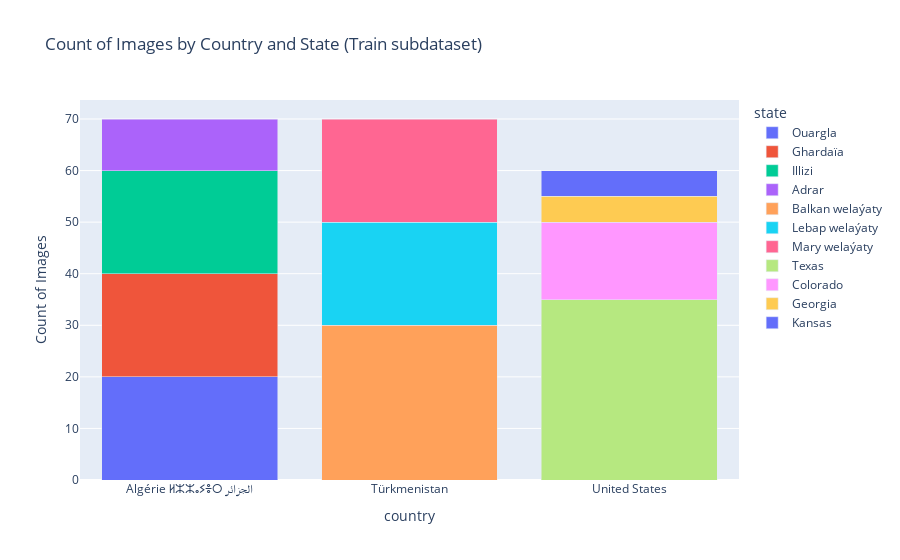

Source (notebook cell):
### Markdown cell above
## Subdataset: Train

### Code cell
percentages_train_smaller = { 'Algérie ⵍⵣⵣⴰⵢⴻⵔ الجزائر' : 
                    {
                        'Ouargla' : 20, 
                        'Ghardaïa' : 20, 
                        'Illizi' : 20, 
                        'Adrar' : 10 
                        }, 
                    'Türkmenistan' : {'Balkan welaýaty' : 30,
                                    'Lebap welaýaty' : 20, 
                                    'Mary welaýaty' : 20},
                    'United States' : {'Texas': 35, 
                                    'Colorado': 15, 
                                    'Georgia': 5, 
                                    'Kansas': 5}
                    }

stacked_bar_images_bycountry_state(percentages_train_smaller,  title = "Count of Images by Country and State (Train subdataset)")

### Figure 1 — Plotly figure (JSON) as saved in the notebook; plotly's stock layout.template omitted (floating-point values rounded to 4 significant figures)
{"data": [{"alignmentgroup": "True", "hovertemplate": "state=Ouargla<br>country=%{x}<br>Count of Images=%{y}<extra></extra>", "legendgroup": "Ouargla", "marker": {"color": "#636efa", "pattern": {"shape": ""}}, "name": "Ouargla", "offsetgroup": "Ouargla", "orientation": "v", "showlegend": true, "textposition": "auto", "type": "bar", "x": ["Algérie ⵍⵣⵣⴰⵢⴻⵔ الجزائر"], "xaxis": "x", "y": [20], "yaxis": "y"}, {"alignmentgroup": "True", "hovertemplate": "state=Ghardaïa<br>country=%{x}<br>Count of Images=%{y}<extra></extra>", "legendgroup": "Ghardaïa", "marker": {"color": "#EF553B", "pattern": {"shape": ""}}, "name": "Ghardaïa", "offsetgroup": "Ghardaïa", "orientation": "v", "showlegend": true, "textposition": "auto", "type": "bar", "x": ["Algérie ⵍⵣⵣⴰⵢⴻⵔ الجزائر"], "xaxis": "x", "y": [20], "yaxis": "y"}, {"alignmentgroup": "True", "hovertemplate": "state=Illizi<br>country=%{x}<br>Count of Images=%{y}<extra></extra>", "legendgroup": "Illizi", "marker": {"color": "#00cc96", "pattern": {"shape": ""}}, "name": "Illizi", "offsetgroup": "Illizi", "orientation": "v", "showlegend": true, "textposition": "auto", "type": "bar", "x": ["Algérie ⵍⵣⵣⴰⵢⴻⵔ الجزائر"], "xaxis": "x", "y": [20], "yaxis": "y"}, {"alignmentgroup": "True", "hovertemplate": "state=Adrar<br>country=%{x}<br>Count of Images=%{y}<extra></extra>", "legendgroup": "Adrar", "marker": {"color": "#ab63fa", "pattern": {"shape": ""}}, "name": "Adrar", "offsetgroup": "Adrar", "orientation": "v", "showlegend": true, "textposition": "auto", "type": "bar", "x": ["Algérie ⵍⵣⵣⴰⵢⴻⵔ الجزائر"], "xaxis": "x", "y": [10], "yaxis": "y"}, {"alignmentgroup": "True", "hovertemplate": "state=Balkan welaýaty<br>country=%{x}<br>Count of Images=%{y}<extra></extra>", "legendgroup": "Balkan welaýaty", "marker": {"color": "#FFA15A", "pattern": {"shape": ""}}, "name": "Balkan welaýaty", "offsetgroup": "Balkan welaýaty", "orientation": "v", "showlegend": true, "textposition": "auto", "type": "bar", "x": ["Türkmenistan"], "xaxis": "x", "y": [30], "yaxis": "y"}, {"alignmentgroup": "True", "hovertemplate": "state=Lebap welaýaty<br>country=%{x}<br>Count of Images=%{y}<extra></extra>", "legendgroup": "Lebap welaýaty", "marker": {"color": "#19d3f3", "pattern": {"shape": ""}}, "name": "Lebap welaýaty", "offsetgroup": "Lebap welaýaty", "orientation": "v", "showlegend": true, "textposition": "auto", "type": "bar", "x": ["Türkmenistan"], "xaxis": "x", "y": [20], "yaxis": "y"}, {"alignmentgroup": "True", "hovertemplate": "state=Mary welaýaty<br>country=%{x}<br>Count of Images=%{y}<extra></extra>", "legendgroup": "Mary welaýaty", "marker": {"color": "#FF6692", "pattern": {"shape": ""}}, "name": "Mary welaýaty", "offsetgroup": "Mary welaýaty", "orientation": "v", "showlegend": true, "textposition": "auto", "type": "bar", "x": ["Türkmenistan"], "xaxis": "x", "y": [20], "yaxis": "y"}, {"alignmentgroup": "True", "hovertemplate": "state=Texas<br>country=%{x}<br>Count of Images=%{y}<extra></extra>", "legendgroup": "Texas", "marker": {"color": "#B6E880", "pattern": {"shape": ""}}, "name": "Texas", "offsetgroup": "Texas", "orientation": "v", "showlegend": true, "textposition": "auto", "type": "bar", "x": ["United States"], "xaxis": "x", "y": [35], "yaxis": "y"}, {"alignmentgroup": "True", "hovertemplate": "state=Colorado<br>country=%{x}<br>Count of Images=%{y}<extra></extra>", "legendgroup": "Colorado", "marker": {"color": "#FF97FF", "pattern": {"shape": ""}}, "name": "Colorado", "offsetgroup": "Colorado", "orientation": "v", "showlegend": true, "textposition": "auto", "type": "bar", "x": ["United States"], "xaxis": "x", "y": [15], "yaxis": "y"}, {"alignmentgroup": "True", "hovertemplate": "state=Georgia<br>country=%{x}<br>Count of Images=%{y}<extra></extra>", "legendgroup": "Georgia", "marker": {"color": "#FECB52", "pattern": {"shape": ""}}, "name": "Georgia", "offsetgroup": "Georgia", "orientation": "v", "showlegend": true, "textposition": "auto", "type": "bar", "x": ["United States"], "xaxis": "x", "y": [5], "yaxis": "y"}, {"alignmentgroup": "True", "hovertemplate": "state=Kansas<br>country=%{x}<br>Count of Images=%{y}<extra></extra>", "legendgroup": "Kansas", "marker": {"color": "#636efa", "pattern": {"shape": ""}}, "name": "Kansas", "offsetgroup": "Kansas", "orientation": "v", "showlegend": true, "textposition": "auto", "type": "bar", "x": ["United States"], "xaxis": "x", "y": [5], "yaxis": "y"}], "layout": {"barmode": "stack", "legend": {"title": {"text": "state"}, "tracegroupgap": 0}, "title": {"text": "Count of Images by Country and State (Train subdataset)"}, "xaxis": {"anchor": "y", "domain": [0, 1], "title": {"text": "country"}}, "yaxis": {"anchor": "x", "domain": [0, 1], "title": {"text": "Count of Images"}}}}
